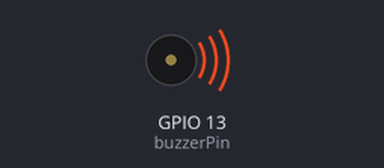
A sketch run on a simulated ESP32. Shown: buzzer (waves = sounding).

Above: at 0.2 s.
At 2.7 s:
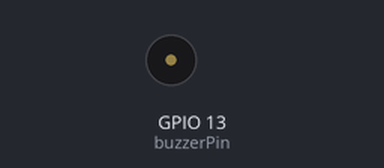
Timing chart, 0 to 3.5 s (numbered marks = the images above):
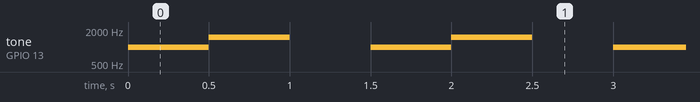

Measured:
- by itself, tone on GPIO 13 (buzzerPin): repeats every 1.5 s: 1500 Hz 0.50 s, silent 0.50 s, 1000 Hz 0.50 s

The sketch:

prueba_buzzer.ino
```cpp
// Pines
const int buzzerPin = 13; // Cambia al pin que uses

// Canal y frecuencia para ledc (PWM ESP32)
const int channel = 0;
const int freq = 2000;      // Frecuencia inicial (Hz)
const int resolution = 8;   // Resolución de 8 bits

void setup() {
  // Configuramos el canal PWM
  ledcSetup(channel, freq, resolution);
  ledcAttachPin(buzzerPin, channel);
}

void loop() {
  // Generamos un tono de 1000 Hz
  ledcWriteTone(channel, 1000);
  delay(500);

  // Cambiamos a 1500 Hz
  ledcWriteTone(channel, 1500);
  delay(500);

  // Apagamos el buzzer
  ledcWriteTone(channel, 0);
  delay(500);
}
```
